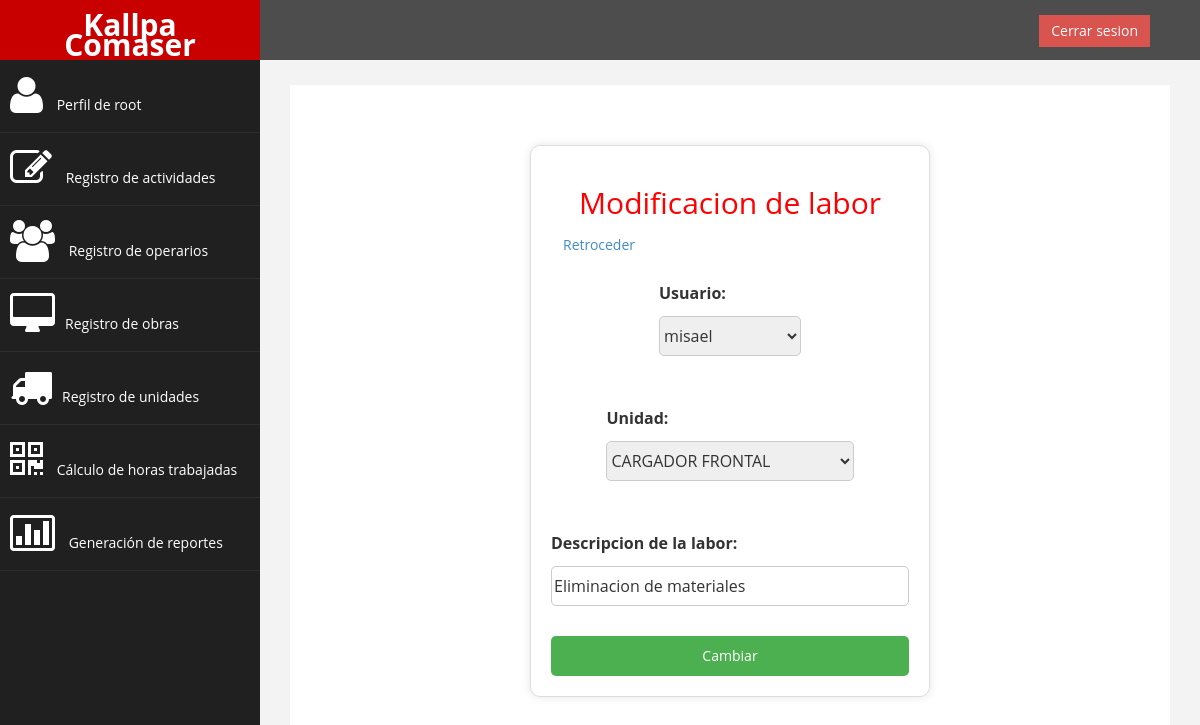
Page /modificar_labor/1/ (signed in) on the committed database.
### sistemaLogeo/models.py (models this page shows, shortened)
class LABOR(models.Model):
    CodLab = models.AutoField(primary_key=True)
    CodUsu = models.ForeignKey(User, on_delete=models.CASCADE, db_column='CodUsu')
    CodUni = models.ForeignKey(UNIDAD, related_name="labores", on_delete=models.CASCADE, db_column='CodUni')
    LabDes = models.CharField(max_length=60)
    class Meta:
        constraints = [
            models.UniqueConstraint(fields=['CodUsu', 'CodUni'], name='unique_codusu_coduni')
        ]

class UNIDAD(models.Model):
    CodUni = models.CharField(max_length=60, primary_key=True)
    NomUni = models.CharField(max_length=60)
    ModUni = models.CharField(max_length=60)
    PreHor = models.DecimalField(max_digits=10, decimal_places=2)
    HorUni = models.DecimalField(max_digits=10, decimal_places=2)
    def __str__(self):
        return f"{self.NomUni}"

### sistemaLogeo/views.py (the view)
# urls.py: path('modificar_labor/<int:labor_CodLab>/', modificar_labor, name='modificar_labor'),
@login_required
@user_passes_test(permisoElevados, login_url='/')
def modificar_labor(request, labor_CodLab):
    labor = get_object_or_404(LABOR, CodLab=labor_CodLab)
    if request.method == 'POST':
        form = LaborForm(request.POST, instance=labor)
        if form.is_valid():
            messages.success(request, 'Se modifico correctamente')
            form.save()
            return redirect('listar_usuarios')
    else:
        form = LaborForm(instance=labor)
    return render(request, 'labor/modificar_labor.html', {'form': form, 'labor': labor})

### sistemaLogeo/forms.py
class LaborForm(forms.ModelForm):
    LabDes = forms.CharField(max_length=60,label='Descripcion de la labor')
    class Meta:
        model = LABOR
        fields = ['CodUsu', 'CodUni', 'LabDes']
        labels = {
            'CodUsu': 'Usuario',
            'CodUni': 'Unidad',
            'LabDes': 'Descripción de la Labor'
        }
        widgets = {
            'LabDes': forms.TextInput(attrs={'maxlength': 60}),
        }

### sistemaLogeo/views.py (called while the page is built)
def permisoElevados(user):
    return user.is_staff or user.is_superuser

### sistemaLogeo/templates/labor/modificar_labor.html (shortened to what this page needs)
{% extends "base.html" %}
{% block nuevo %}
{% load static %}
<link rel="stylesheet" type="text/css" href="{% static 'css/form.css' %}">
{% endblock %}
{% block content %}
<div class="container" style="width: 400px;">
    <h2 class="text-center">Modificacion de labor</h2>
    <a href="{% url 'listar_usuarios'%}" class="btn square-btn-adjust"> Retroceder</a>
    <form method="post">
        {{ form.as_p }}
        <button id="funcionamiento" type="submit">Cambiar</button>
    </form>
</div>
{% endblock %}

### sistemaLogeo/templates/base.html (shortened to what this page needs)
{% load static %}
<!DOCTYPE html>
<html lang="es">
<head>
    <link rel="stylesheet" type="text/css" href="{% static 'css/bootstrap.css' %}">
    <link rel="stylesheet" type="text/css" href="{% static 'css/custom.css' %}">
    <link rel="stylesheet" type="text/css" href="{% static 'css/font-awesome.css' %}">
    {% block nuevo %}{% endblock %}
</head>
<body>
    <div id="wrapper">
        <nav class="navbar navbar-default navbar-cls-top " role="navigation" style="margin-bottom: 0">
            <div class="navbar-header">
                <a class="navbar-brand" href="{% url 'index'%}">Kallpa Comaser</a>
            </div>
            <div style="color: white; padding: 15px 50px 5px 50px; float: right; font-size: 16px;">
                {% if user.is_authenticated %}
                <a href="{% url 'logout'%}" class="btn btn-danger square-btn-adjust">Cerrar sesion</a>
                {% else %}
                <a href="{% url 'login'%}" class="btn btn-danger square-btn-adjust">Iniciar sesion</a>
                {% endif %}
            </div>
        </nav>
        <nav class="navbar-default navbar-side" role="navigation">
            <div class="sidebar-collapse">
                <ul class="nav" id="main-menu">
                    {% if user.is_authenticated %}
                    <li>
                        <a href="{% url 'index'%}"><i class="fa fa-user fa-3x"></i> Perfil de {{ user.username }}</a>
                    </li>
                    <li>
                        <a href="{% url 'listar_registros'%}"><i class="fa fa-edit fa-3x"></i> Registro de actividades
                        </a>
                    </li>
                    {% if user.is_superuser or user.is_staff %}
                    <li>
                        <a href="{% url 'listar_usuarios'%}"><i class="fa fa-users fa-3x"></i> Registro de operarios</a>
                    </li>
                    <li>
                        <a href="{% url 'listar_obras'%}"><i class="fa fa-desktop fa-3x"></i>Registro de obras </a>
                    </li>
                    <li>
                        <a href="{% url 'listar_unidades'%}"><i class="fa fa-truck fa-3x"></i>Registro de unidades </a>
                    </li>
                    <li>
                        <a href="{% url 'calculo_horas'%}"><i class="fa fa-qrcode fa-3x"></i> Cálculo de horas
                            trabajadas</a>
                    </li>
                    <li>
                        <a href="{% url 'reportes_detallados' %}"><i class="fa fa-bar-chart-o fa-3x"></i> Generación de
                            reportes</a>
                    </li>
                    {% endif %}
                    {% endif %}
                </ul>
            </div>
        </nav>
        <div id="page-wrapper">
                <div id="page-inner">
                    {% block content %}{% endblock %}
                </div>
            </div>
        </div>
</body>
</html>

### sistemaLogeo/static/css/custom.css (style rules this page uses)
body { font-family: 'Open Sans', sans-serif; }
#wrapper { width: 100%; background: #202020; }
#page-wrapper { padding: 15px 15px; min-height: 600px; background: #F3F3F3; }
#page-inner { width: 100%; margin: 10px 20px 10px 0px; background-color: #fff !important; padding: 10px; min-height: 1200px; }
.text-center { text-align: center; }
h2 { color: #f00; }
.square-btn-adjust { border: 0px solid transparent; -webkit-border-radius: 0px; -moz-border-radius: 0px; border-radius: 0px; }
p { font-size: 16px; line-height: 25px; padding-top: 20px; }
.navbar-cls-top .navbar-brand { color: #fff; background: #C90000; width: 260px; text-align: center; height: 60px; font-size: 30px; font-weight: 700; }
.sidebar-collapse, .sidebar-collapse .nav { background: none; }
.sidebar-collapse .nav { padding: 0; }
.sidebar-collapse .nav>li>a { color: #fff; background: #202020; text-shadow: none; }
.sidebar-collapse>.nav>li>a { padding: 15px 10px; }
.sidebar-collapse>.nav>li { border-bottom: 1px solid rgba(107, 108, 109, 0.19); }
.navbar-side { border: none; background-color: #202020; }
.navbar-cls-top { background: #4D4D4D; border-bottom: none; }
.navbar-default { border: 0px solid black; }
.navbar-header { background: #A70303; }
.nav>li>a>i { margin-right: 10px; }
@media (min-width:768px) { #page-wrapper { margin: 0 0 0 260px; padding: 15px 30px; min-height: 1200px; } }
@media (min-width:768px) { .navbar-side { z-index: 1; position: absolute; width: 260px; } }
@media (min-width:768px) { .navbar { border-radius: 0px; } }

### sistemaLogeo/static/css/form.css (style rules this page uses)
.container { width: 350px; background-color: #fff; padding: 20px; border: 1px solid #ddd; border-radius: 10px; box-shadow: 0 0 10px rgba(0, 0, 0, 0.1); margin: 50px auto; }
form { display: flex; flex-direction: column; align-items: center; }
label { margin-bottom: 10px; }
input[type="text"], input[type="password"], input[type="email"], input[type="number"], input[type="date"], select { width: 100%; height: 40px; margin-bottom: 20px; border: 1px solid #ccc; border-radius: 5px; }
#funcionamiento { width: 100%; height: 40px; background-color: #4CAF50; color: #fff; border: none; border-radius: 5px; cursor: pointer; }

### rows in the picture
LABOR: CodUsu "misael", LabDes "Eliminacion de materiales"
UNIDAD: CodUni "CARGADOR FRONTAL"

### other values in the picture
{{ user.username }} "root"
